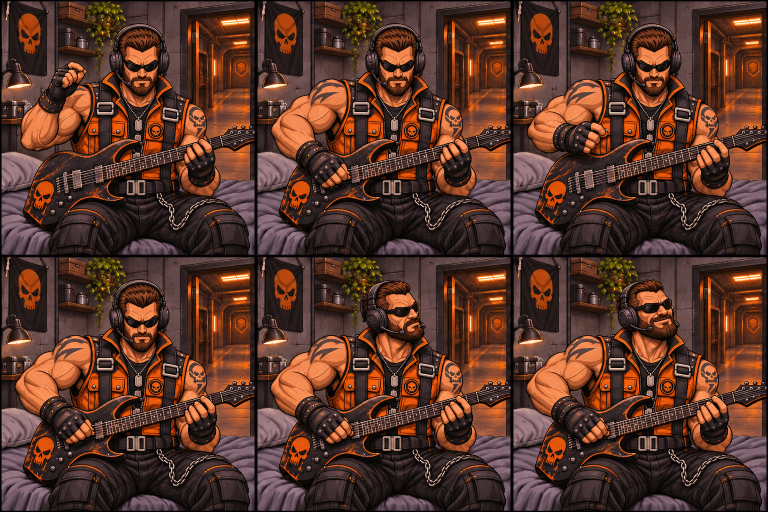
#> input picture _ART_SOURCES/release_qa_1116/juggernaut-guitar-approved-cast.png, 1536 x 1024 px (shown at 1/2 size)
$ python release_qa_1116_cinema_build.py
#> lines starting #> are read from the running program, lines starting #| are printed output that depends on the picture
from pathlib import Path
from PIL import Image
import json,hashlib,shutil,struct,zlib
R=Path(__file__).resolve().parents[1];S=R/'_ART_SOURCES/release_qa_1116';A=R/'assets/game/shared/cinematics/release_qa_1116';S.mkdir(parents=True,exist_ok=True);A.mkdir(parents=True,exist_ok=True)
src=Path(r'C:\Users\Mdogg\.codex\generated_images\01a0d568-40a4-7b70-97c0-acc501f39d5b\exec-49f60247-d410-4e4b-96f2-c61a5575c57b.png')
if(S/'juggernaut-guitar-approved-cast.png').exists():src=S/'juggernaut-guitar-approved-cast.png'
if src.resolve()!=(S/'juggernaut-guitar-approved-cast.png').resolve():shutil.copyfile(src,S/'juggernaut-guitar-approved-cast.png')
ref=R/'_BUILD_SOURCE/front_pilots_1111/masters/juggernaut-master.png';shutil.copyfile(ref,S/'juggernaut-approved-reference.png')
im=Image.open(src).convert('RGBA');assert im.size==(1536,1024)
frames=[im.crop((i%3*512,i//3*512,i%3*512+512,i//3*512+512))for i in range(6)]
#> frames = 6 items
for i,f in enumerate(frames):f.save(S/f'juggernaut-guitar-{i:02d}.png')
#> this loop made 6 passes
#> pass 1, `for i,f in enumerate(frames):f.save(S/f'juggernaut-guitar-{i:02d}.png')`:
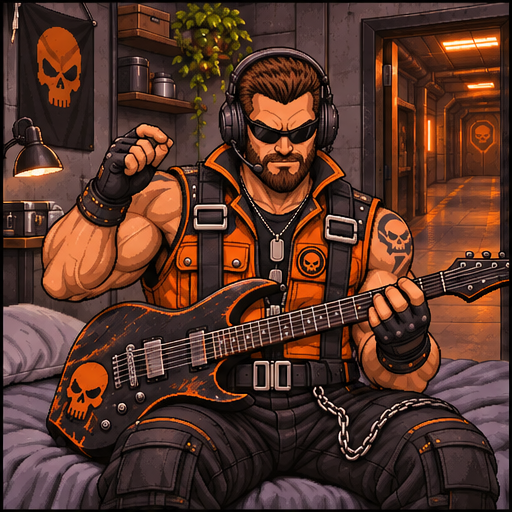
#> saved as juggernaut-guitar-00.png: PIL image 512x512 RGBA; mean R, G, B, A 86.7, 52.5, 40.2, 255
#> pass 2, `for i,f in enumerate(frames):f.save(S/f'juggernaut-guitar-{i:02d}.png')`:
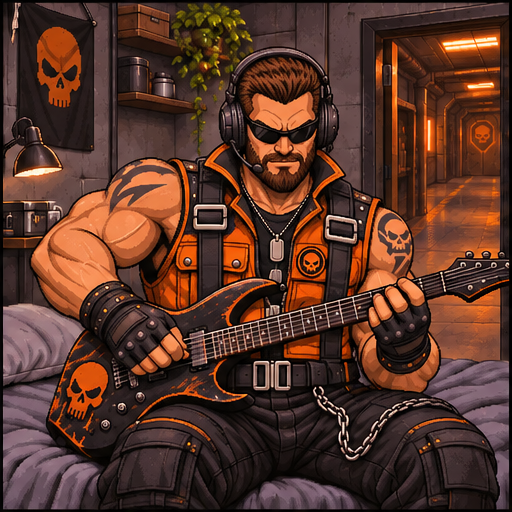
#> saved as juggernaut-guitar-01.png: PIL image 512x512 RGBA; mean R, G, B, A 88.2, 53.3, 40.5, 255
out=A/'juggernaut-guitar.webp';im.save(out,lossless=True,exact=True);assert Image.open(out).convert('RGBA').tobytes()==im.tobytes()
TIMES=[220,180,250,260,320,700]
#> TIMES = [220, 180, 250, 260, 320, 700]
def string(s):
 b=s.encode('utf8');return struct.pack('<H',len(b))+b
def chunk(k,d):return struct.pack('<IH',6+len(d),k)+d
def layer(s,flags):return chunk(0x2004,struct.pack('<6HB3x',flags,0,0,0,0,0,255)+string(s))
def cel(idx,img=None,link=None):
 d=struct.pack('<HhhBHh5x',idx,0,0,255,1 if link is not None else 2,0)
 return chunk(0x2005,d+(struct.pack('<H',link)if link is not None else struct.pack('<HH',*img.size)+zlib.compress(img.tobytes(),9)))
#> (the run stopped early here; a loop or call above may not have finished)
